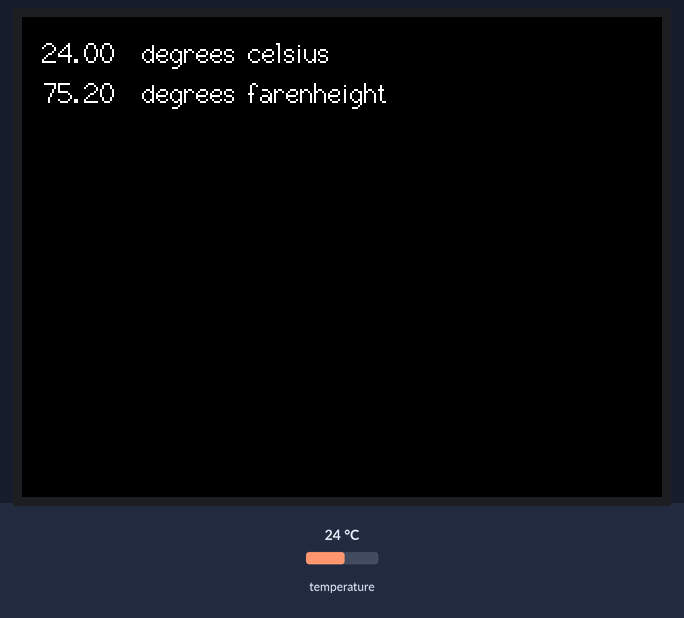
Bench run of a sketch on a simulated ESP32-S3. On the bench: 320×240 colour display. Inputs (shaded band) come from the test bench; at power-on: temperature 24 °C.

Above: at 1.6 s.
1.7 s: temperature set to 12 °C
3.3 s: temperature set to 19 °C
At 4.4 s:
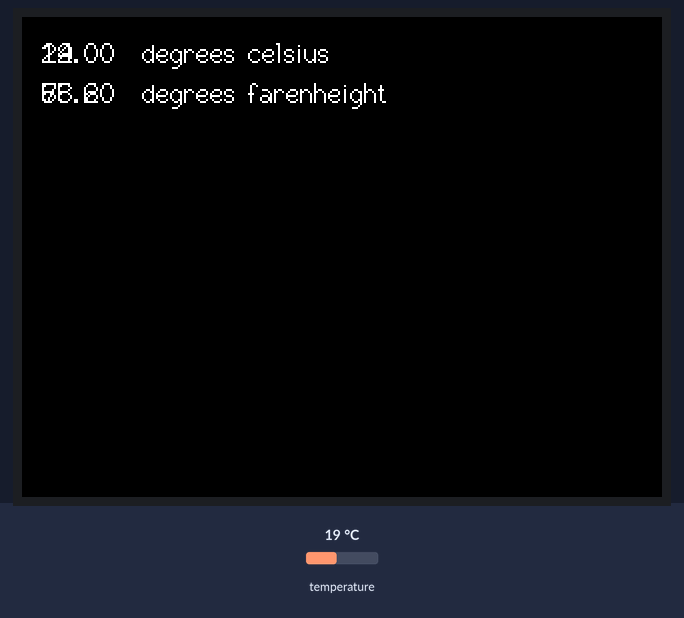
4.8 s: temperature set to 28 °C
Timing chart, 0 to 7.8 s (numbered marks = the images above; inputs shaded):
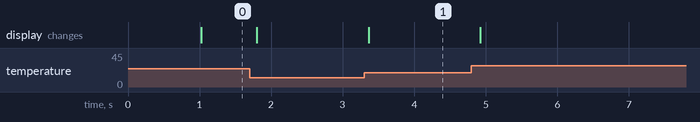

Measured:
- after the input at 3.3 s, the display: changes after 0.06 s (image 1)

The sketch:

T-Display-S3.ino
```cpp
//read temp and prints to a monitor


#include<OneWire.h>//include one wire library
#include<DallasTemperature.h>//include dallas temperature library
#include<TFT_eSPI.h>//include tft library
#include<SPI.h>//include spi stuff


int oneWireBus = 1;// CONNECT IT TO one PLS
OneWire oneWire(oneWireBus);//Setup a oneWire instance to communicate with any OneWire devices
DallasTemperature sensors(&oneWire);//Pass our oneWire reference to Dallas Temperature sensor
TFT_eSPI tft = TFT_eSPI();//making TFT_eSPI tft equal to the TFT_eSPI function


void setup() {
  // put your setup code here, to run once:
   Serial.begin(115200);//begin serial and set baud
   sensors.begin();//start sensors
   tft.init();//initialize tft
   tft.setRotation(1);//set rotation to horizontal so text fits
   tft.fillScreen(TFT_BLACK);//fill the screen so it is black
}


void loop() {
  // put your main code here, to run repeatedly:
  sensors.requestTemperatures(); //get the temps from sensors
   float temperatureC = sensors.getTempCByIndex(0);//store temps in celsius as a float
   float temperatureF = sensors.getTempFByIndex(0);//store temps in farenheight as a float
  tft.drawString(String(temperatureC),10,10,2);//print the temp in celsius
  tft.drawString("degrees celsius",60,10,2);//print label for temp in c
  tft.drawString(String(temperatureF),10,30,2);//print the temp in farenheight
  tft.drawString("degrees farenheight",60,30,2);//print label for temp in f
}
```
